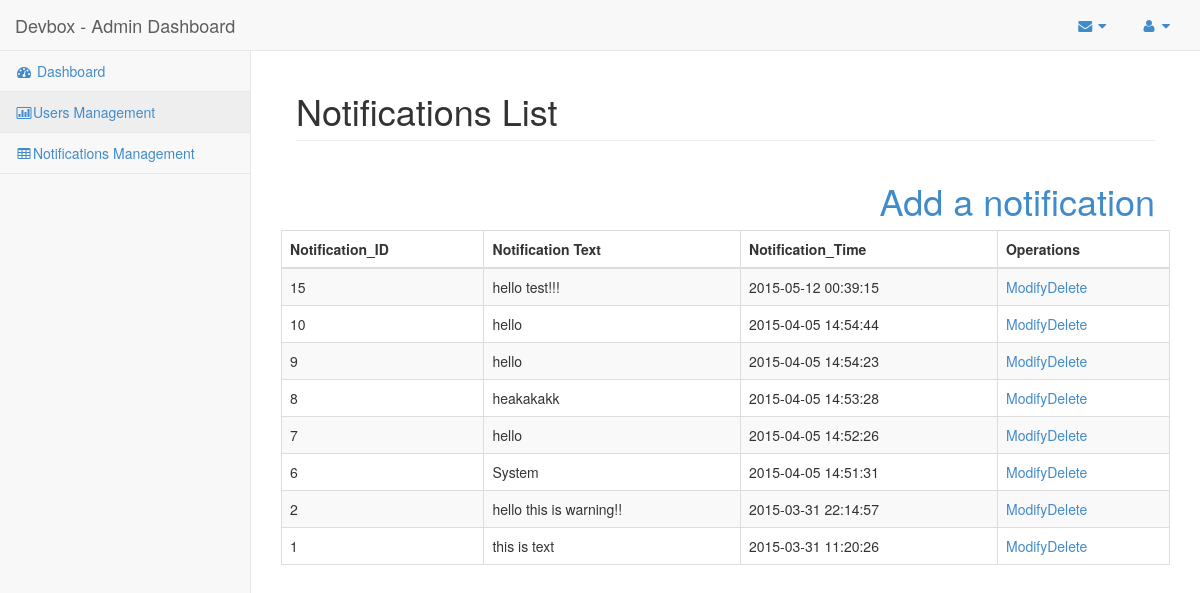
Page /src/Adm/notifications.php on the earlier database version.
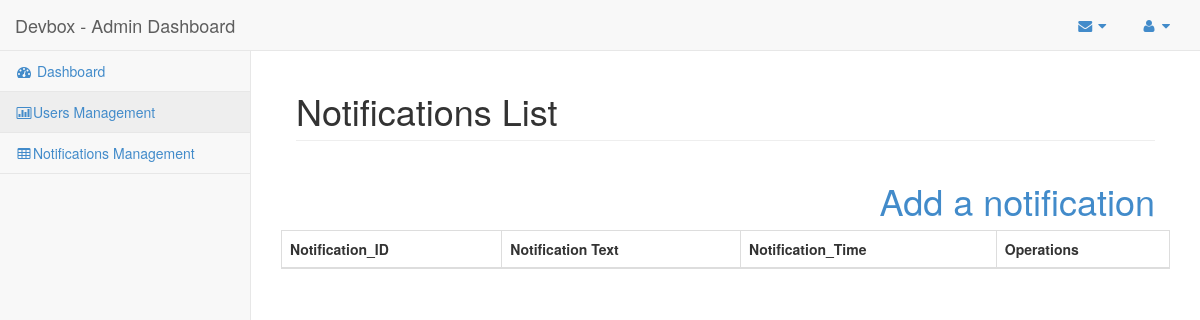
Same page on the later database version.
### tables this page shows
CREATE TABLE IF NOT EXISTS `notifications` (
  `notification_id` int(11) NOT NULL AUTO_INCREMENT,
  `notification_text` varchar(1000) NOT NULL,
  `notification_time` timestamp NULL DEFAULT CURRENT_TIMESTAMP,
  `admin_id` int(11) NOT NULL,
  PRIMARY KEY (`notification_id`),
  KEY `fk_notifications_admins` (`admin_id`)
);

### src/Config/dbConn.class.php (called while the page is built, shortened)
<?php
class dbConn
{
protected static $db;
private function __construct()
{
    try {
self::$db = new PDO('mysql:host=localhost;dbname=devbox', 'root', 'linux');
        self::$db->setAttribute(PDO::ATTR_ERRMODE, PDO::ERRMODE_EXCEPTION);
    } catch (PDOException $e) {
echo "Connection Error: " . $e->getMessage();
    }
}
public static function getConnection()
{
return self::$db;
}
}

### src/Controller/Notification_Controller.class.php (called while the page is built, shortened)
<?php
class Notification_Controller
{
    public $note;
    public function __construct()
    {
        $this->note= new Notification();
    }
    public function index()
    {
        return $this->note->getnotifications();
    }
}

### src/Model/Notification.class.php (called while the page is built, shortened)
<?php
class Notification
{
public function __construct()
{
    $this->db=new NotificationDAO();
}
    public function getnotifications()
    {
        $data=$this->db->getnotificationsdao();
        return $data;
    }
}

### src/DAO/NotificationDAO.class.php (called while the page is built, shortened)
<?php
class NotificationDAO
{
    public $dao;
    public function __construct()
    {
        $this->dao=dbConn::getConnection();
    }
    public function getnotificationsdao()
    {
        $data=$this->dao->prepare("select * from notifications order by notification_time DESC");
        $data->execute();
        return $data;
    }
}

### src/Adm/notifications.php (the view, shortened to what the changed rows need)
<!DOCTYPE html>
<html lang="en">
<head>
    <link href="css/bootstrap.min.css" rel="stylesheet">
    <link href="css/plugins/metisMenu/metisMenu.min.css" rel="stylesheet">
    <link href="css/sb-admin-2.css" rel="stylesheet">
    <link href="font-awesome-4.1.0/css/font-awesome.min.css" rel="stylesheet" type="text/css">
</head>
<body>
    <div id="wrapper">
        <div id="page-wrapper">
            <div class="container-fluid">
                <div class="row">
                    <div class="col-lg-12">
                        <h1 class="page-header">Notifications List      </h1><div id="div1"></div><h1 id="addnote"><a href="add_notification_view.php">Add a notification</a></h1>
                    </div>
                </div>
            </div>
            <div class="table-responsive">
                                <table class="table table-striped table-bordered table-hover" id="dataTables-example">
                                    <thead>
                                        <tr>
                                            <th>Notification_ID</th>
                                            <th>Notification Text</th>
                                            <th>Notification_Time</th>
                                            <th>Operations</th>
                                        </tr>
                                    </thead>
                                    <tbody>
                                      <?php
                                      $note= new Notification_Controller();
                                      $result=$note->index();
                                      while ($data=$result->fetch()) {
                                          echo '<tr class="odd gradeC">';
                                          echo"<td>".$data['notification_id']."</td>";
                                          echo"<td>".$data['notification_text']."</td>";
                                          echo"<td>".$data['notification_time']."</td>"; ?>
											<td><a href="modify_notification_view.php?id=<?php echo $data['notification_id']; ?>" >Modify</a><a href="#" id="del">Delete</a></td>
											<?php
                                      echo "</tr>";
                                      }
                                      ?>
                                    </tbody>
                                </table>
                            </div>
        </div>
    </div>
</body>
</html>

Differences in the rows shown:
removed notifications: notification_id "15", notification_text "hello test!!!", notification_time "2015-05-12 00:39:15"
removed notifications: notification_id "10", notification_text "hello", notification_time "2015-04-05 14:54:44"
removed notifications: notification_id "9", notification_text "hello", notification_time "2015-04-05 14:54:23"
removed notifications: notification_id "8", notification_text "heakakakk", notification_time "2015-04-05 14:53:28"
removed notifications: notification_id "7", notification_text "hello", notification_time "2015-04-05 14:52:26"
removed notifications: notification_id "6", notification_text "System", notification_time "2015-04-05 14:51:31"
removed notifications: notification_id "2", notification_text "hello this is warning!!", notification_time "2015-03-31 22:14:57"
removed notifications: notification_id "1", notification_text "this is text", notification_time "2015-03-31 11:20:26"
